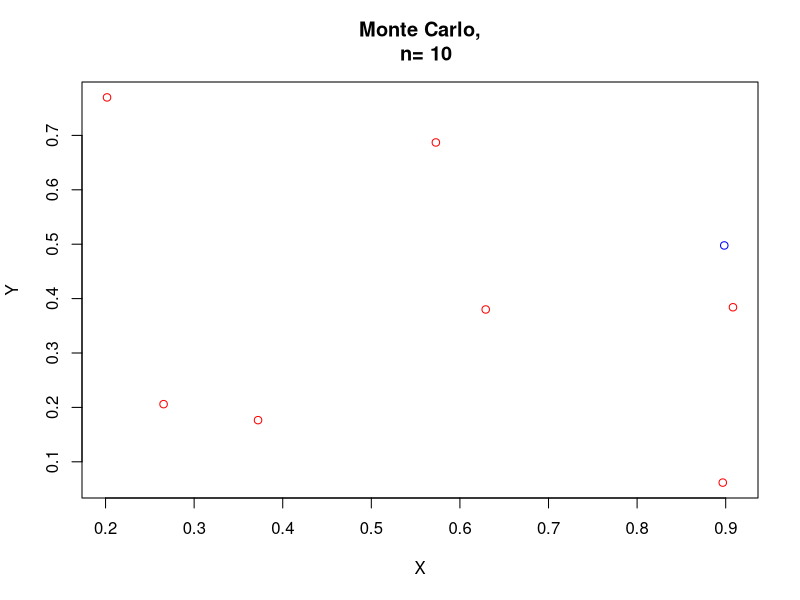
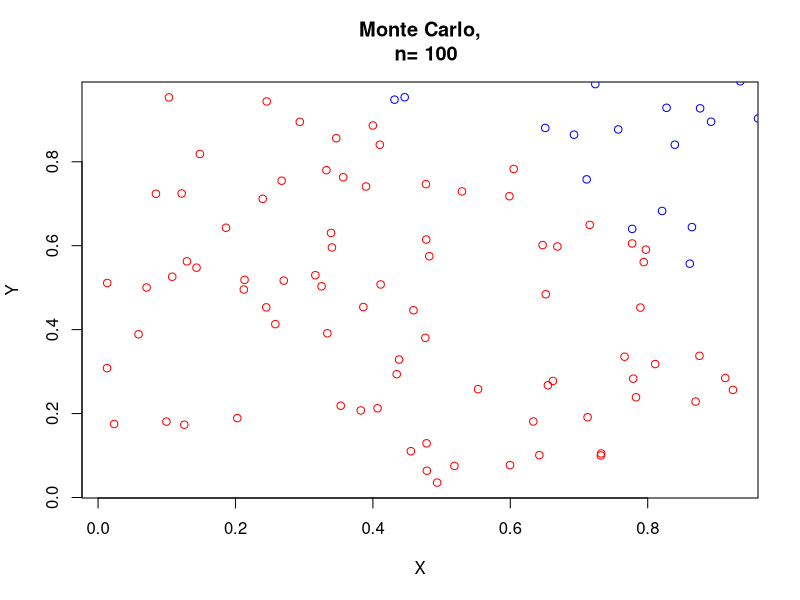
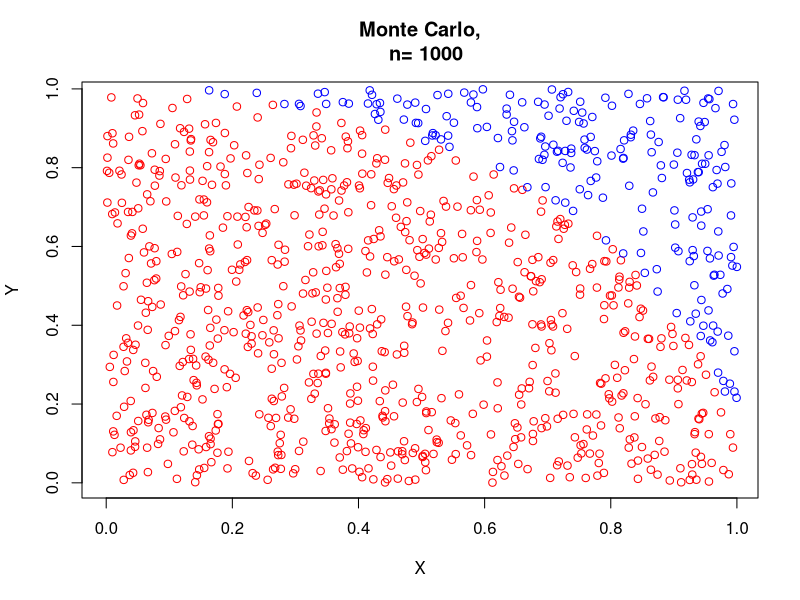
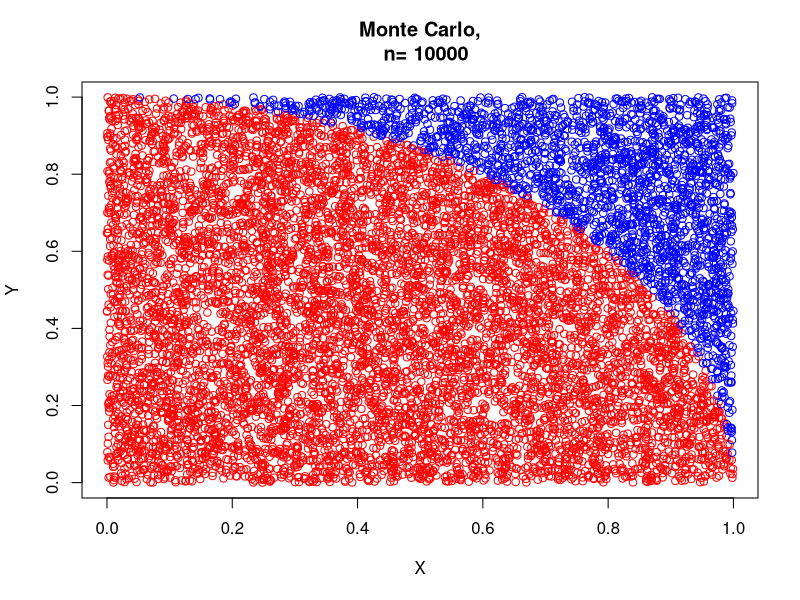
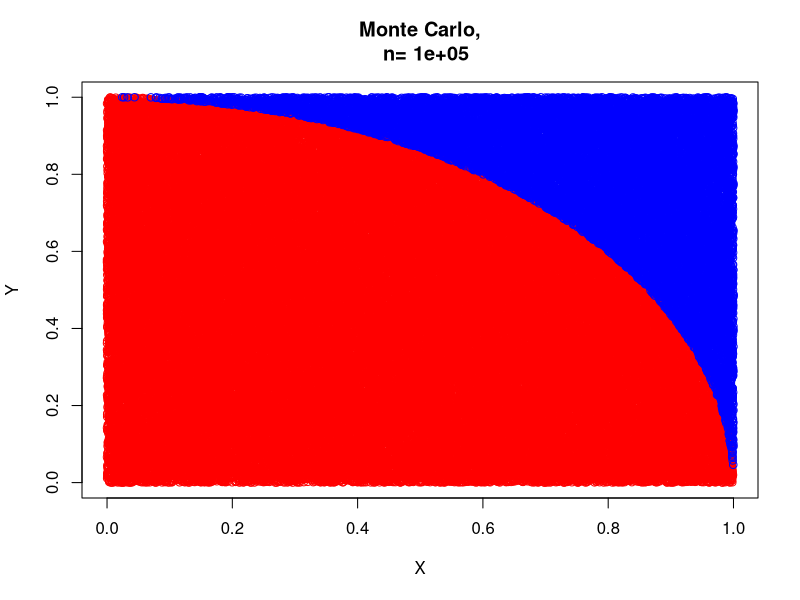

Write the R code that produced these figures, in order.
#Estimating pi using Monte Carlo Method

#setting up required packages

install.packages("data.table")
library("data.table")

#Set a random seed

set.seed(0.234234)

#defining pi_estimate and n

pi_estimate=0
n = 0
m = 0

# Set plot parameters
par(mfrow = c(3, 2))

#Repeat code 5 times

for (i in 1:5) {
  
  #set n to 10, 100, 1000, 10000, 100000
  
  n[i] = 10^i
  
  #both x and y contain n random numbers
  
  x=runif(n[i])
  y=runif(n[i])
  
  #Setting z to the radius of a circle with center (0,0) also known as the origin
  
  z=sqrt(x^2+y^2)
  
  m[i]=length(which(z<=1))
  
  #Counts the number of points which are less than 1, divides by the number
  #of points to estimate pi/4, then multiplies by 4 to estimate pi.
  
  pi_estimate[i]=(m[i]/length(z))*4
  
  #plot all 5 graphs on one page, red points are within a unit of the origin
  #and blue points are outwith a unit of the origin
  
  #par(mfrow = c(2, 3)) <- this should be outside the loop
  dev.new(width=4, height=4, unit="cm") 
  plot(x[which(z<=1)],y[which(z<=1)],xlab="X",ylab="Y",main= paste("Monte Carlo,
  n=", n[i]), col='red')
  
  points(x[which(z>1)],y[which(z>1)],col='blue')
  
  #calculate the difference between the estimated pi and true value of pi
  
  pi_difference = pi - pi_estimate}

#Put the data into a table to view with ease

pi_data = data.table(n,pi_estimate,pi_difference)

